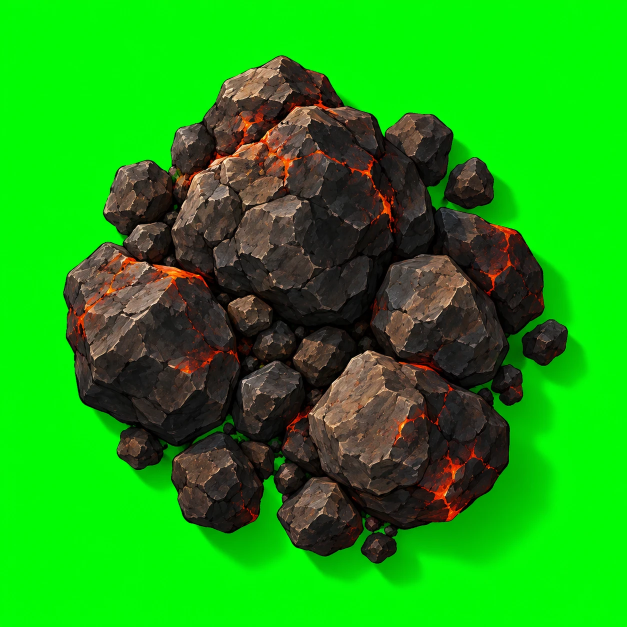
#> input picture art/design-v3/painted/boulder_painted_01_src.webp, 1254 x 1254 px (shown at 1/2 size)
$ python hextile.py boulder_painted_01_src.webp boulder_painted_02_src.webp 5
#> lines starting #> are read from the running program, lines starting #| are printed output that depends on the picture; after the words box and inside, x2 and y2 are one past the last pixel; in counts of white or black regions, pixels touching at a corner belong together
# A painted hex tile on pure green -> a clean pointy-top hex: the green found strictly (the grass is
# green too, so no soft key), the tile turned upright when painted flat-top, its bounding box fitted
# a little past the hex so the ragged fringe falls outside, then trimmed to the hex (soft edge at 4x).
import sys, math, numpy as np
from PIL import Image, ImageDraw, ImageChops
src, dst, size = sys.argv[1], sys.argv[2], int(sys.argv[3])
im = Image.open(src).convert('RGB')
#> im is the input picture: PIL image 1254x1254 RGB; mean R, G, B 27.3, 159.6, 17.8
a = np.asarray(im).astype(int)
bg = (a[..., 1] > 200) & (a[..., 0] < 70) & (a[..., 2] < 70)
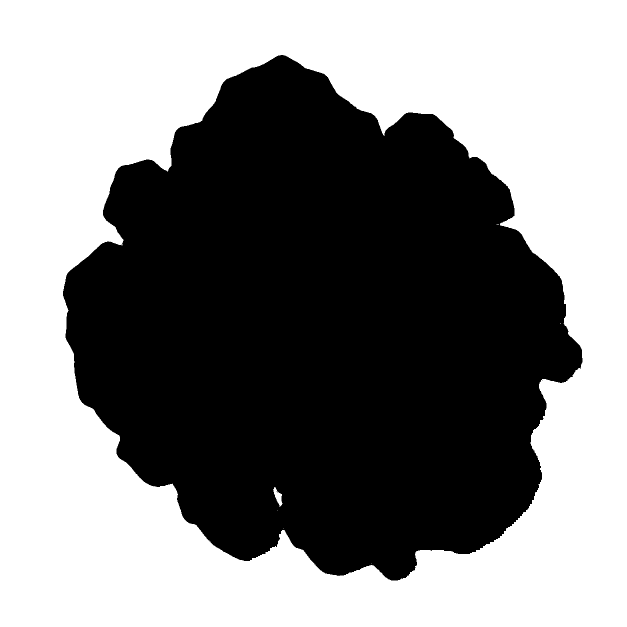
#> bg: shape (1254, 1254) bool (shown at 1/2 size); 52.5% white; 2 black regions (1 under 20 px), largest, box (x1, y1, x2, y2) and area: (126, 110, 1165, 1161) 747550
ys, xs = np.nonzero(~bg)
box = (xs.min(), ys.min(), xs.max() + 1, ys.max() + 1)
#> box = (126, 110, 1165, 1161)
im = im.crop(box)
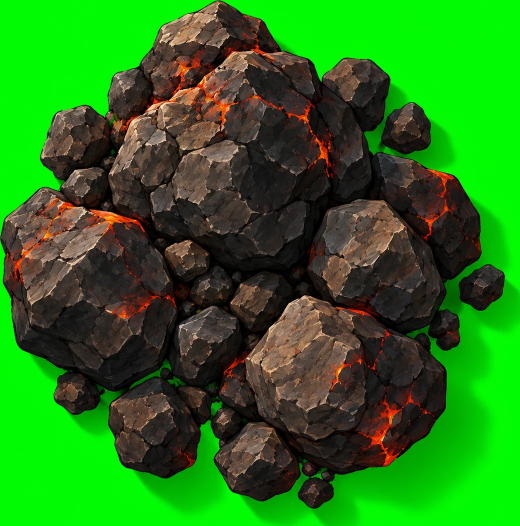
#> im: PIL image 1039x1051 RGB (shown at 1/2 size); mean R, G, B 38.7, 119.4, 24.4
if im.width > im.height:          # painted flat-top: a quarter turn makes it pointy-top
    im = im.transpose(Image.ROTATE_90)
over = 1.05                       # the fringe beyond the body is cut away
h = round(size * over)
w = round(size * 0.866 * over)
c = Image.new('RGBA', (size, size))
c.paste(im.resize((w, h), Image.LANCZOS), ((size - w) // 2, (size - h) // 2))
k, R = 4, size / 2
r = R * 0.985                     # a hair inside, so no green edge pixel survives
m = Image.new('L', (size * k, size * k))
#> m: PIL image 20x20 L; every value is 0
ImageDraw.Draw(m).polygon([((R + r * math.cos(math.radians(60 * i - 30))) * k, (R + r * math.sin(math.radians(60 * i - 30))) * k) for i in range(6)], fill=255)
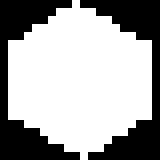
#> m: PIL image 20x20 L (shown 8 times larger); 64.5% white; 2 black regions, box (x1, y1, x2, y2) and area: (0, 0, 10, 20) 71, (10, 0, 20, 20) 71
c.putalpha(m.resize((size, size), Image.LANCZOS))
c.save(dst, quality=88, method=6)

$ run again, on art/design-v3/painted/boulder_painted_03_src.webp
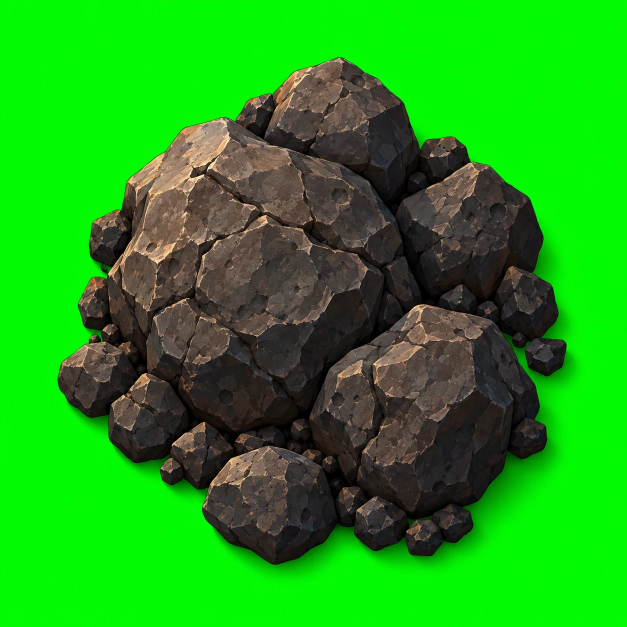
#> input picture art/design-v3/painted/boulder_painted_03_src.webp, 1254 x 1254 px (shown at 1/2 size)
#> im is the input picture: PIL image 1254x1254 RGB; mean R, G, B 30.3, 161.1, 23.3
#> `bg = (a[..., 1] > 200) & (a[..., 0] < 70) & (a[..., 2] < 70)`:
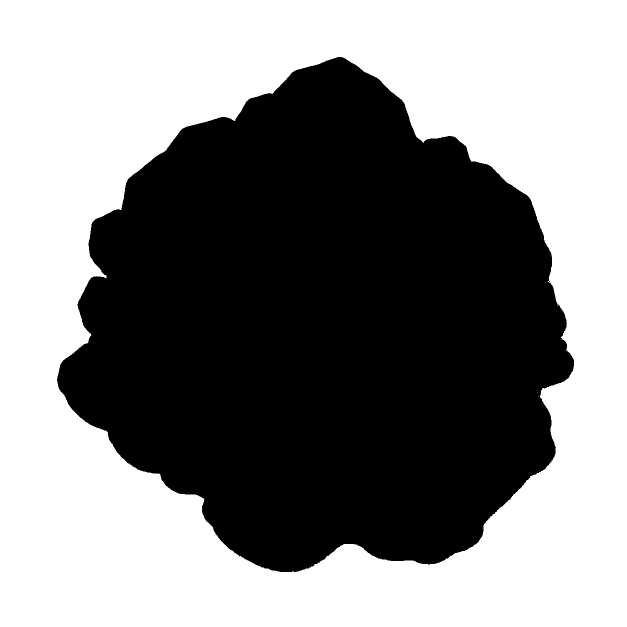
#> bg: shape (1254, 1254) bool (shown at 1/2 size); 53% white; 1 black region, box (x1, y1, x2, y2) and area: (114, 114, 1148, 1144) 738854
#> box = (114, 114, 1148, 1144)
#> `im = im.transpose(Image.ROTATE_90)`:
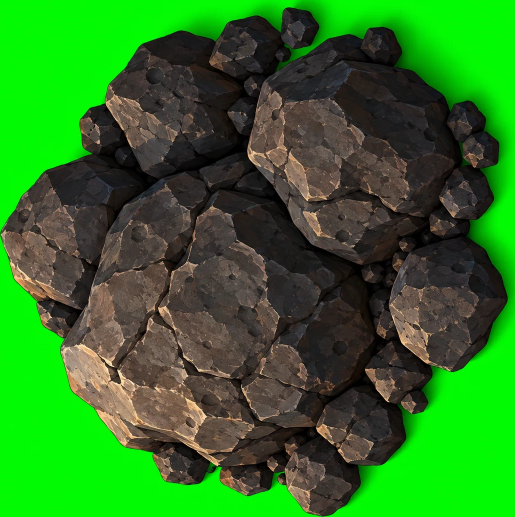
#> im: PIL image 1030x1034 RGB (shown at 1/2 size); mean R, G, B 44, 118.4, 33.2

$ run again, on art/design-v3/painted/dead_wood_01_src.webp
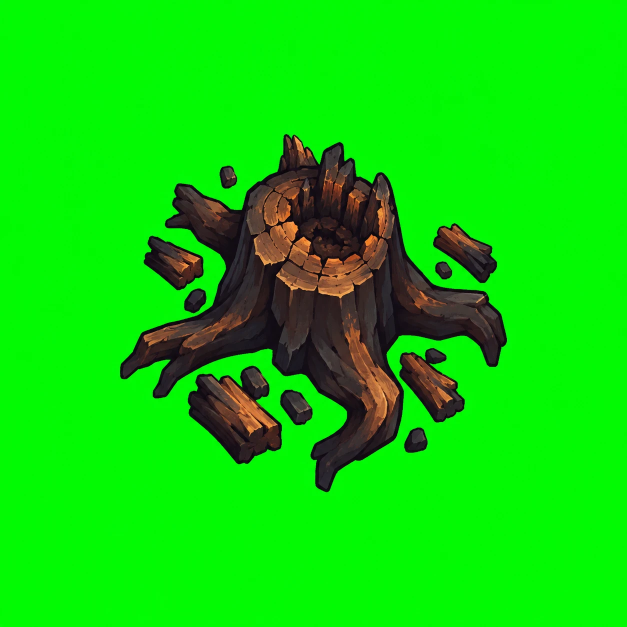
#> input picture art/design-v3/painted/dead_wood_01_src.webp, 1254 x 1254 px (shown at 1/2 size)
#> im is the input picture: PIL image 1254x1254 RGB; mean R, G, B 13.5, 213.3, 9.3
#> `bg = (a[..., 1] > 200) & (a[..., 0] < 70) & (a[..., 2] < 70)`:
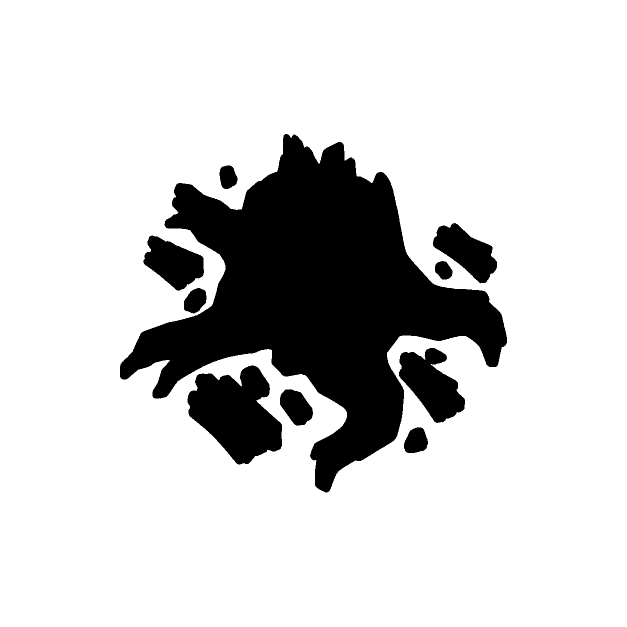
#> bg: shape (1254, 1254) bool (shown at 1/2 size); 82.1% white; 10 black regions, largest, box (x1, y1, x2, y2) and area: (240, 268, 1014, 985) 221521, (375, 731, 564, 929) 23720, (798, 696, 930, 846) 11323
#> box = (240, 268, 1014, 985)
#> `im = im.transpose(Image.ROTATE_90)`:
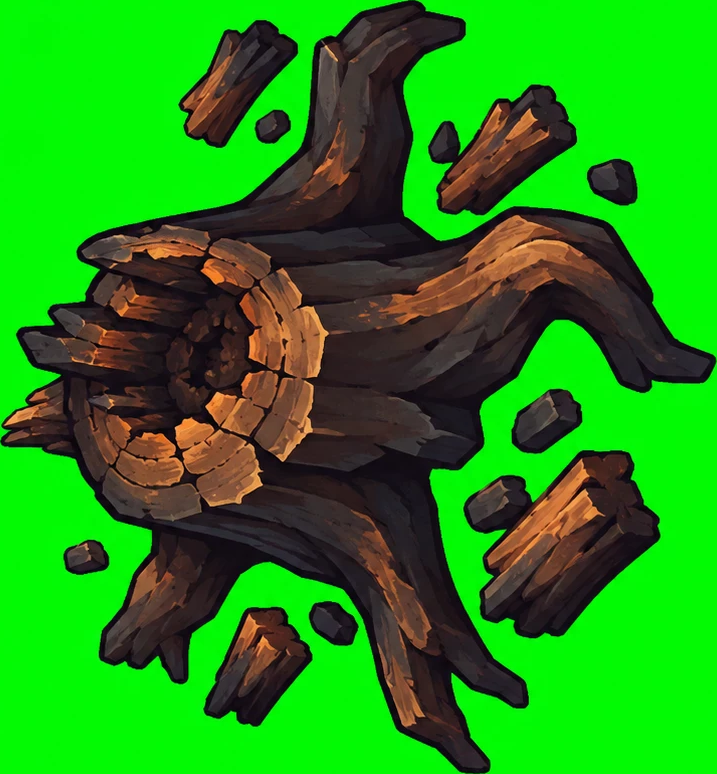
#> im: PIL image 717x774 RGB; mean R, G, B 33.5, 145.7, 20.6

$ run again, on art/design-v3/painted/dead_wood_02_src.webp
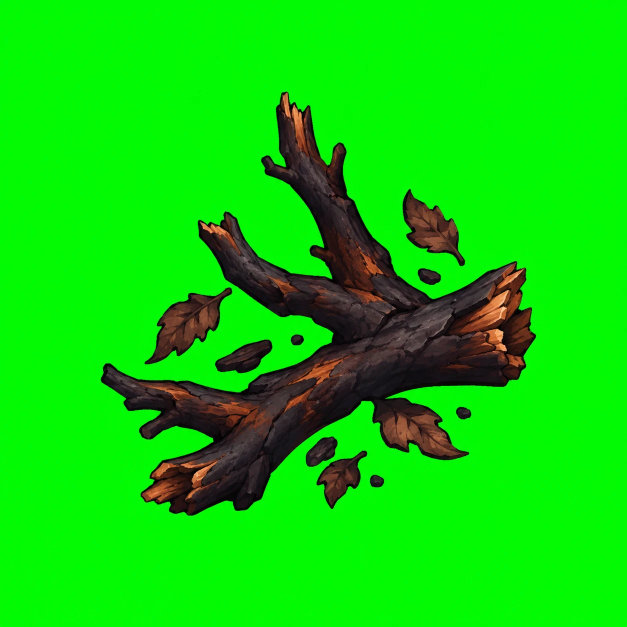
#> input picture art/design-v3/painted/dead_wood_02_src.webp, 1254 x 1254 px (shown at 1/2 size)
#> im is the input picture: PIL image 1254x1254 RGB; mean R, G, B 12.5, 211.9, 8.9
#> `bg = (a[..., 1] > 200) & (a[..., 0] < 70) & (a[..., 2] < 70)`:
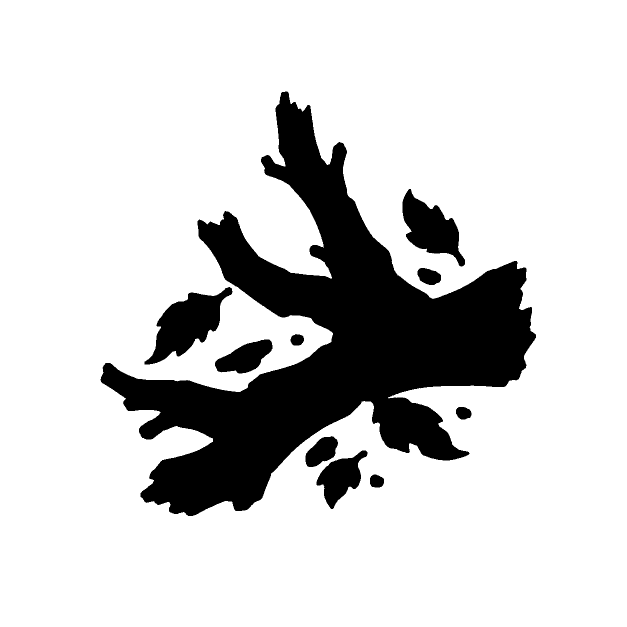
#> bg: shape (1254, 1254) bool (shown at 1/2 size); 82% white; 10 black regions, largest, box (x1, y1, x2, y2) and area: (201, 183, 1072, 1032) 246092, (289, 574, 465, 729) 12331, (805, 378, 930, 533) 9567
#> box = (201, 183, 1072, 1032)
#> `im = im.transpose(Image.ROTATE_90)`:
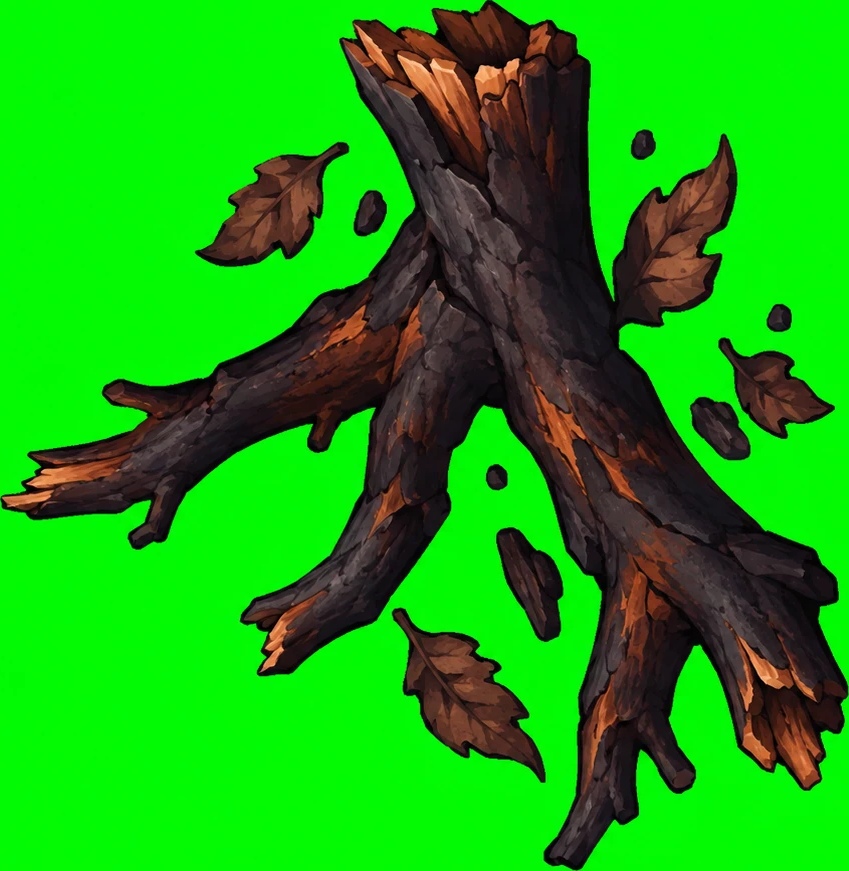
#> im: PIL image 849x871 RGB; mean R, G, B 23.6, 168.9, 14.8
